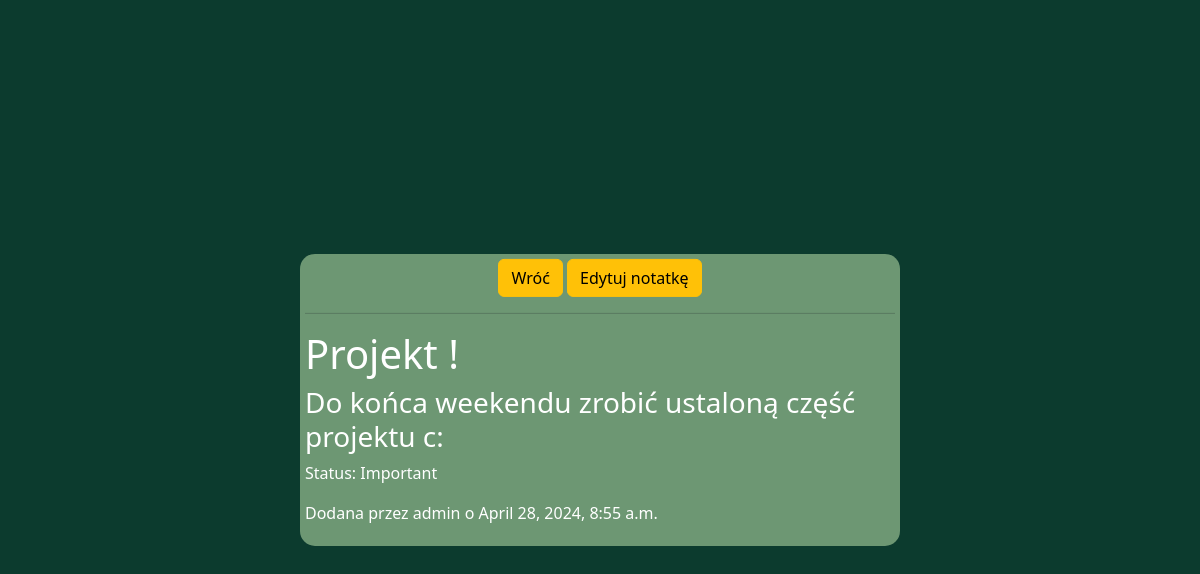
/detail_note/1/, run on an earlier commit of the app's database.
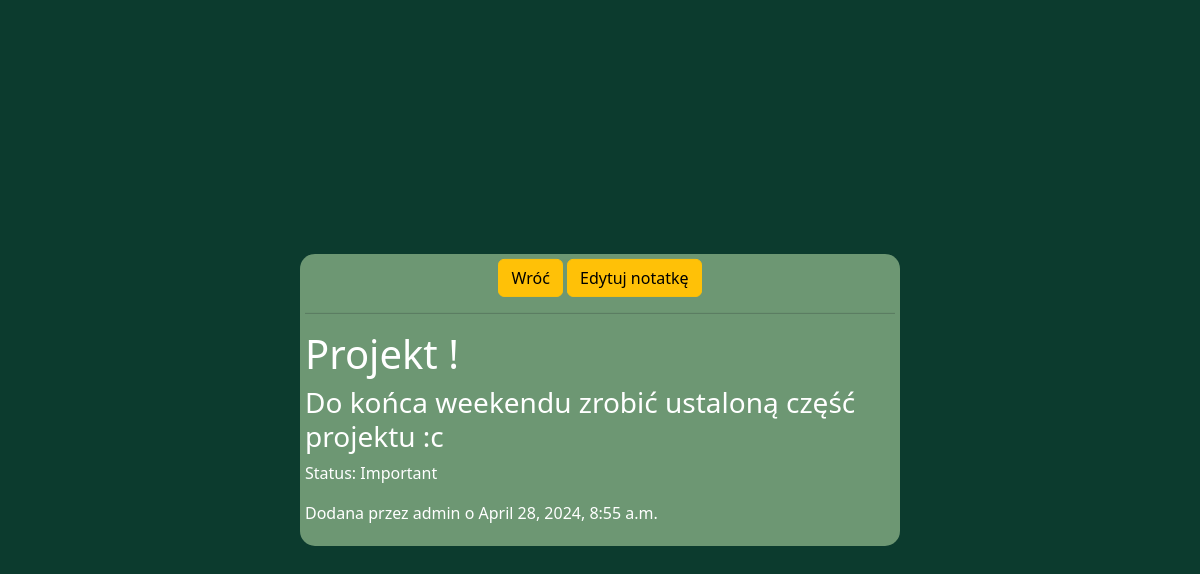
And on a later commit of the database.
### aplikacjaNotatnik/models.py (models this page shows, shortened)
class Note(models.Model):
    STATUS_CHOICES = (
        ('Important', 'Important'),
        ('Usually', 'Usually')
    )
    title = models.CharField(max_length=100)
    text = models.TextField()
    time = models.DateTimeField(auto_now_add=True)
    author = models.ForeignKey(User, on_delete=models.CASCADE)
    status = models.CharField(max_length=10, choices=STATUS_CHOICES, default='Usually')
    id = models.AutoField(primary_key=True)

### aplikacjaNotatnik/views.py (the view)
# urls.py: path("detail_note/<int:id>/", views.detail_note, name='detail_note'),
def detail_note(request, id):
    note = get_object_or_404(Note, pk=id)
    return render(request, "detail_note.html", {"note": note})

### aplikacjaNotatnik/templates/detail_note.html (shortened to what this page needs)
{% extends "base.html" %}
{% load static %}
{% block content %}
    <div class="main-div">
        <div class="info-center">
            <a class="btn btn-warning" href="{% url 'notes_list' %}">Wróć</a>
            <a class="btn btn-warning" href="{% url 'edit_note' note.id %}">Edytuj notatkę</a>
        </div>
        <hr>
        <div class="detail-div note-text">
            <h1>{{ note.title }}</h1>
            <h3>{{ note.text }}</h3>
            <p>Status: {{ note.status }}</p>
            <p>Dodana przez {{ note.author }} o {{ note.time }}</p>
        </div>
    </div>
{% endblock %}

What changed in the data, as far as the page shows it:
changed Note "Projekt !": text "Do końca weekendu zrobić ustaloną część projektu c:" → "Do końca weekendu zrobić ustaloną część projektu :c"
